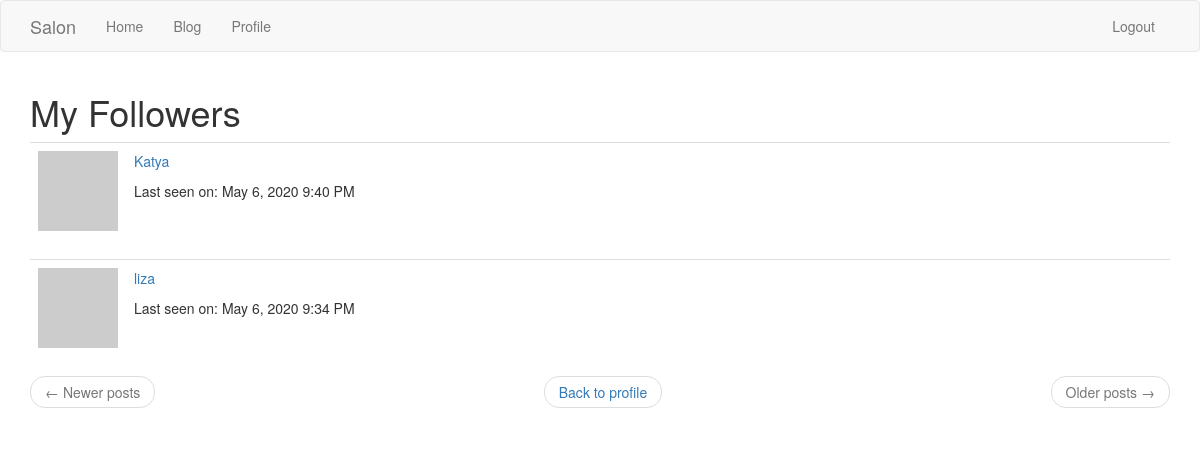
The app's page /followers/david (signed in), older data.
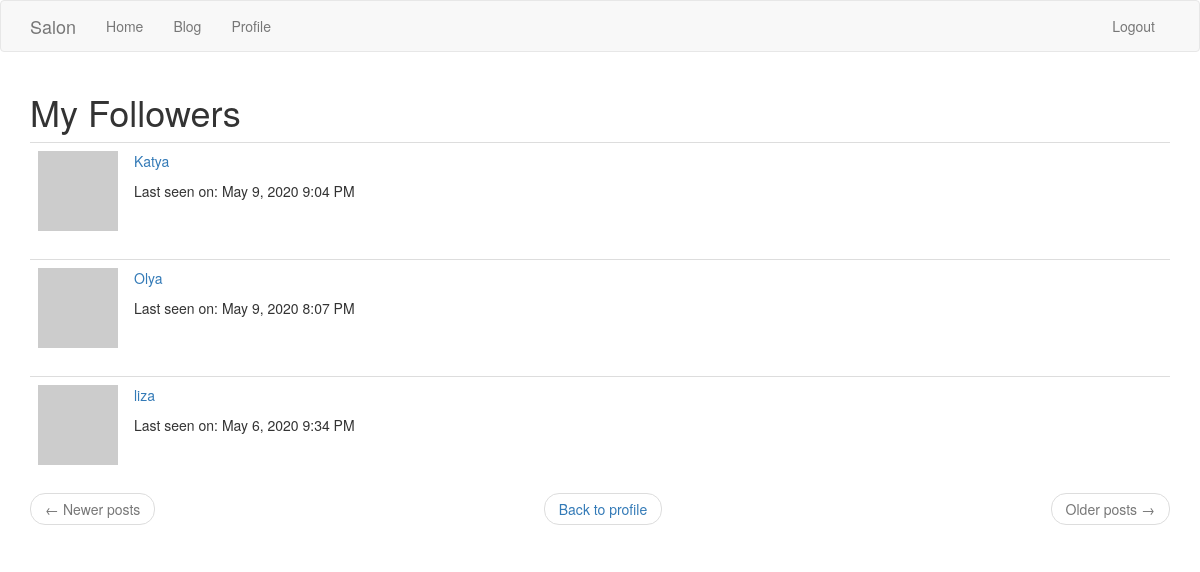
The same page, newer data.
### app/models.py (models this page shows, shortened)
class User(UserMixin, db.Model):
    id = db.Column(db.Integer, primary_key=True)
    username = db.Column(db.String(64), index=True, unique=True)
    email = db.Column(db.String(120), index=True, unique=True)
    password_hash = db.Column(db.String(128))
    posts = db.relationship('Post', backref='author', lazy='dynamic')
    sh_vars = db.relationship('Shedule', backref='person', lazy='dynamic')
    about_me = db.Column(db.String(140))
    last_seen = db.Column(db.DateTime, default=datetime.utcnow)
    master_id = db.Column(db.Integer)
    followed = db.relationship(
        'User', secondary=followers,
        primaryjoin=(followers.c.follower_id == id),
        secondaryjoin=(followers.c.followed_id == id),
        backref=db.backref('followers', lazy='dynamic'), lazy='dynamic')
    def avatar(self, size):
        digest = md5(self.email.lower().encode('utf-8')).hexdigest()
        return 'https://www.gravatar.com/avatar/{}?d=identicon&s={}'.format(
            digest, size)

### app/routes.py (the view)
@app.route('/followers/<username>', methods = ['GET', 'POST'])
@login_required
def followers(username):
    user = User.query.filter_by(username = username).first()
    page = request.args.get('page', 1, type = int)
    followers = user.followers.order_by(User.username.asc()).paginate(
        page, app.config['POSTS_PER_PAGE'], False)
    next_url = (url_for('follow_ers_ings', username = user.username,
                        page = followers.next_num)
                if followers.has_next else None)
    prev_url = (url_for('follow_ers_ings', username = user.username,
                        page = followers.prev_num)
                if followers.has_prev else None)
    return render_template('follow_ers_ings.html', title = _('Followers'),
                           user = user, folls = followers.items,
                           next_url = next_url, prev_url = prev_url)

### app/models.py (called while the page is built)
@login.user_loader
def load_user(id):
    return User.query.get(int(id))

### app/routes.py (called while the page is built)
@app.before_request
def before_request():
    if current_user.is_authenticated:
        current_user.last_seen = datetime.utcnow()
        db.session.commit()
    g.locale = str(get_locale())

### app/templates/follow_ers_ings.html
{% extends "base.html" %}
{% import 'bootstrap/wtf.html' as wtf %}
{% block app_content %}
    <h1>{{ _('My %(follow)s', follow = title) }}</h1>
    {% for foll in folls %}
        {% include '_folls.html' %}
    {% endfor %}
    <nav aria-label="...">
        <ul class="pager">
            <li class="previous{% if not prev_url %} disabled{% endif %}">
                <a href="{{ prev_url or '#' }}">
                    <span aria-hidden="true">&larr;</span> {{ _('Newer posts') }}
                </a>
            </li>
			<li>
				<a href="{{ url_for('user', username=user.username) }}">
                    {{ _('Back to profile') }}
                </a>
			</li>
            <li class="next{% if not next_url %} disabled{% endif %}">
                <a href="{{ next_url or '#' }}">
                    {{ _('Older posts') }} <span aria-hidden="true">&rarr;</span>
                </a>
            </li>
        </ul>
    </nav>
{% endblock %}

### app/templates/_folls.html (shortened to what this page needs)
<table class="table table-hover">
    <tr>
        <td width="70px">
            <a href="{{ url_for('user', username=foll.username) }}">
                <img src="{{ foll.avatar(70) }}" />
            </a>
        </td>
        <td>
			<p>{{ _('%(username)s ', username=user_link) }}</p>
			<p>{{ _('Last seen on') }}: {{ moment(foll.last_seen).format('LLL') }}</p>
            <br>
        </td>
    </tr>
</table>

Row changes from the older to the newer data that the page shows:
changed User "Katya": last_seen "May 6, 2020 9:40 PM" → "May 9, 2020 9:04 PM"
added User: last_seen "May 9, 2020 8:07 PM"
